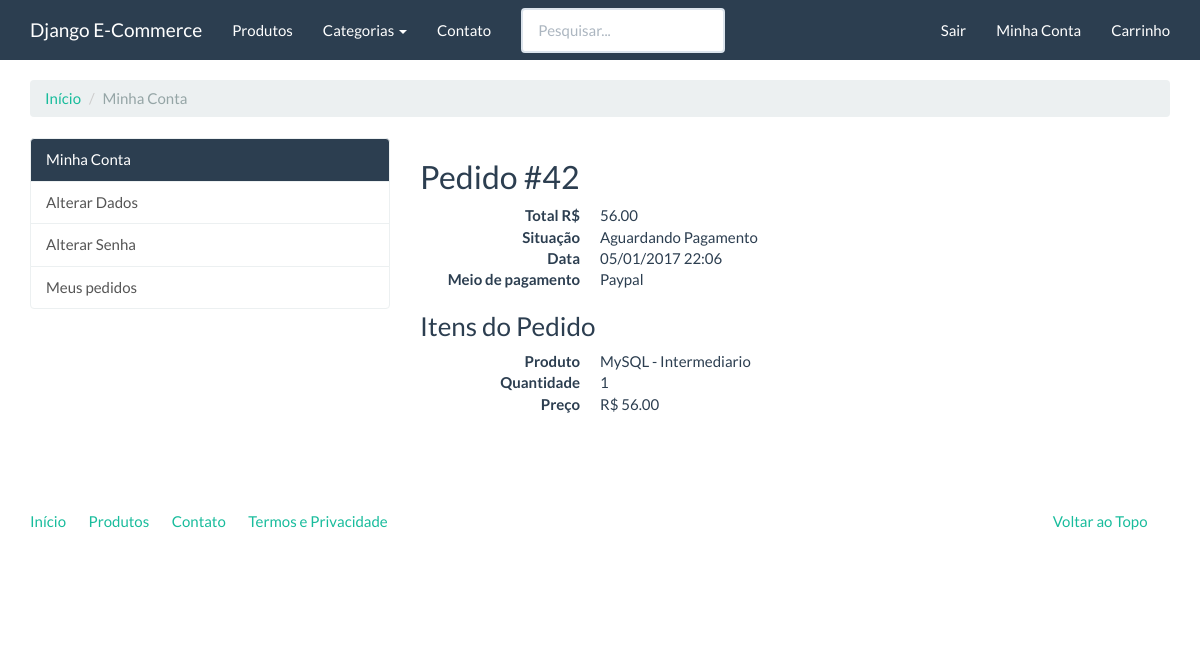
Screenshot of /compras/meus-pedidos/42/ (signed in) with the database file from the repository.
### checkout/models.py (models this page shows, shortened)
class Order(models.Model):
    user = models.ForeignKey(settings.AUTH_USER_MODEL, verbose_name='Usuário')
    status = models.IntegerField('Situação', choices=STATUS_CHOICES, default=0, blank=True)
    payment_option = models.CharField('Opção de pagamento', choices=PAYMENT_OPTION_CHOICES,
                                      max_length=20, default='deposito')
    created = models.DateTimeField('Criado em', auto_now_add=True)
    modified = models.DateTimeField('Modificado em', auto_now=True)
    objects = OrderManager()
    class Meta:
        verbose_name = 'Pedido'
        verbose_name_plural = 'Pedidos'
    def total(self):
        aggregate_queryset = self.items.aggregate(
            total=models.Sum(
                models.F('price') * models.F('quantity'),
                output_field=models.DecimalField()
            )
        )
        return aggregate_queryset['total']

class OrderItem(models.Model):
    order = models.ForeignKey(Order, verbose_name='Pedido', related_name='items')
    product = models.ForeignKey('catalog.Product', verbose_name='Produto')
    quantity = models.PositiveIntegerField('Quantidade', default=1)
    price = models.DecimalField('Preço', decimal_places=2, max_digits=8)
    class Meta:
        verbose_name = 'Item do pedido'
        verbose_name_plural = 'Itens dos pedidos'

### catalog/models.py (models this page shows, shortened)
class Product(models.Model):
    name = models.CharField('Nome', max_length=100)
    slug = models.SlugField('Identificador', max_length=100)
    category = models.ForeignKey('catalog.Category', verbose_name='Categoria')
    description = models.TextField('Descrição', blank=True)
    price = models.DecimalField('Preço', decimal_places=2, max_digits=8)
    created = models.DateField('Criado em', auto_now_add=True)
    modified = models.DateField('Modificado em', auto_now=True)
    image = models.ImageField('Imagem', upload_to='products', blank=True, null=True)
    def __str__(self):
        return self.name
    class Meta:
        verbose_name = 'Produto'
        verbose_name_plural = 'Produtos'
        ordering = ['name']

### checkout/views.py (the view)
class OrderDetailView(LoginRequiredMixin, DetailView):
    template_name = 'checkout/order_detail.html'
    def get_queryset(self):
        return Order.objects.filter(user=self.request.user)

### catalog/context_processors.py (called while the page is built)
def categories(request):
    return {
        'categories': Category.objects.all()
    }

### catalog/models.py (called while the page is built)
    def get_absolute_url(self):
        return reverse('catalog:category', kwargs={'slug': self.slug})

### checkout/templates/checkout/order_detail.html (shortened to what this page needs)
{% extends "accounts/index.html" %}
{% block accounts_container %}
    <h2>Pedido #{{ order.pk }}</h2>
    <dl class="dl-horizontal">
        <dt>Total R$</dt>
        <dd>{{ object.total|floatformat:"2" }}</dd>
        <dt>Situação</dt>
        <dd>{{ object.get_status_display }}</dd>
        <dt>Data</dt>
        <dd>{{ object.created|date:"d/m/Y H:i" }}</dd>
        <dt>Meio de pagamento</dt>
        <dd>{{ object.get_payment_option_display }}</dd>
    </dl>
    <h3>Itens do Pedido</h3>
    {% for item in object.items.all %}
        <dl class="dl-horizontal">
            <dt>Produto</dt>
            <dd>{{ item.product }}</dd>
            <dt>Quantidade</dt>
            <dd>{{ item.quantity }}</dd>
            <dt>Preço</dt>
            <dd>R$ {{ item.price|floatformat:"2" }}</dd>
        </dl>
    {% endfor %}
{% endblock %}

### rows the page displays
Order: pk "42", total "56.00", status "Aguardando Pagamento", created "05/01/2017 22:06", payment_option "Paypal"
OrderItem: product "MySQL - Intermediario", quantity "1", price "56.00"
